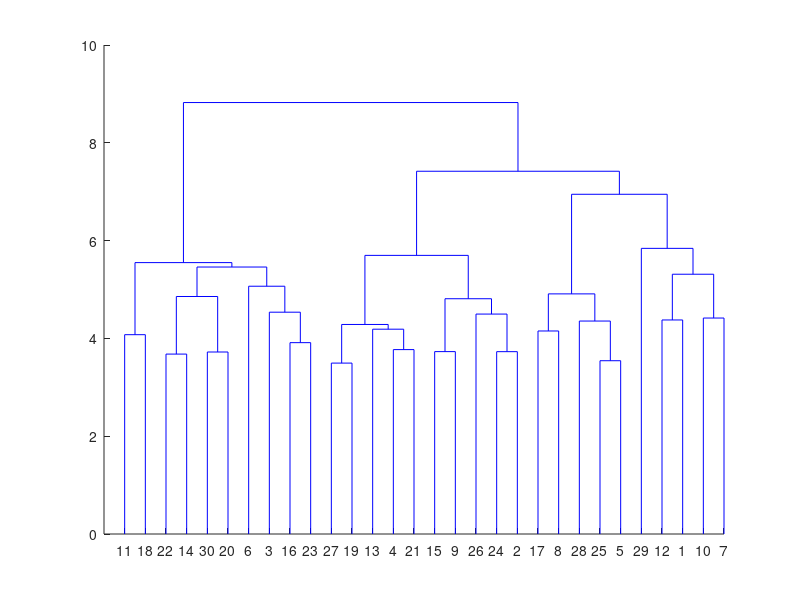

Here is the MATLAB script that generated this plot: (Note: this script raises an error after producing the figure.)
% Cluster user features to determine if different users rely
% on different image features in preference formation
% Iman Wahle
% July 10, 2018

% Constants
NUM_CLUST = 3;
NUM_PC = 10;

% Load data
usr_mat = load('user_svd_matrix20.mat');
usr_mat = usr_mat.user_svd_matrix20;

% PCA reduction
coeff = pca(usr_mat);
red = usr_mat * coeff(:, 1:NUM_PC);

% Cluster data
% c = clusterdata(red,'linkage', 'ward', 'maxclust', NUM_CLUST);
Y = pdist(usr_mat);
Z = linkage(Y, 'ward');
figure;dendrogram(Z);

% Plot first three dimensions
figure;scatter3(red(:,1),red(:,2),red(:,3),50,c,'filled');
xlabel('f1');ylabel('f2');zlabel('f3');
